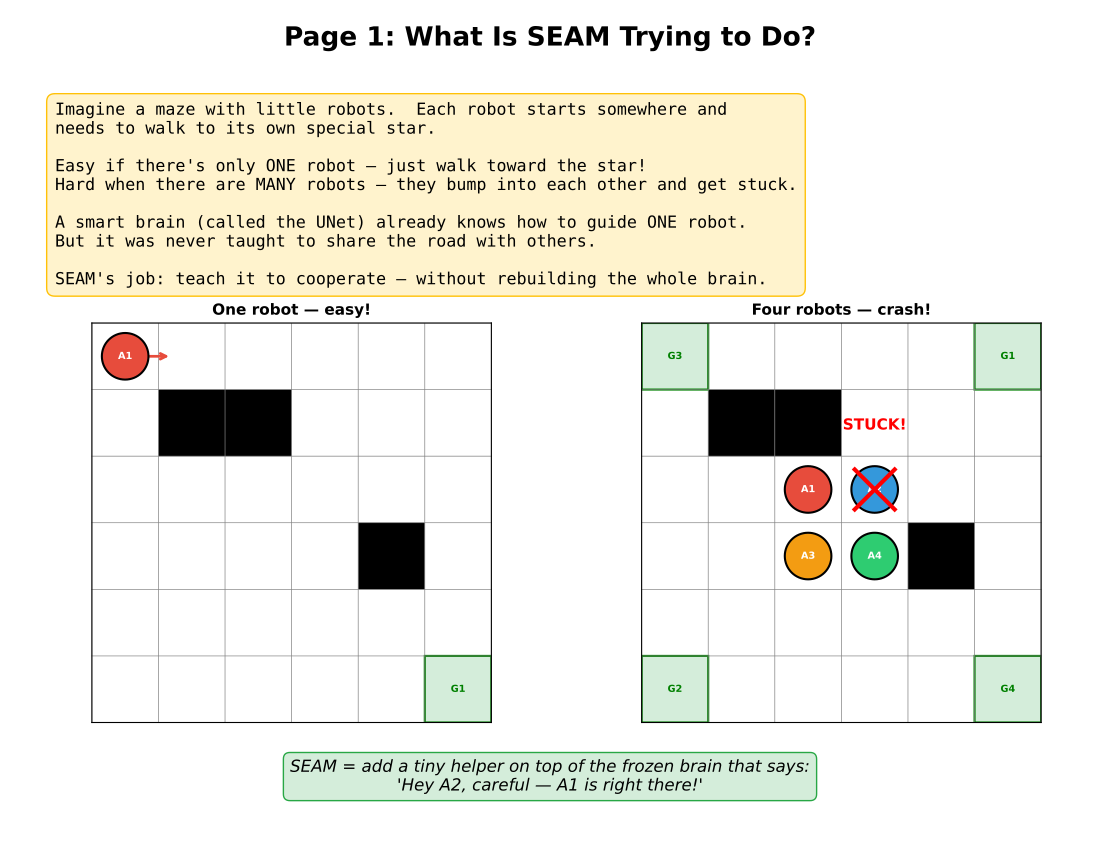

Write Python code to recreate this figure.
"""Generate an ELI4 illustrated PDF explaining how SEAM works end-to-end."""

import matplotlib
matplotlib.use("Agg")
import matplotlib.pyplot as plt
import matplotlib.patches as mpatches
import matplotlib.gridspec as gridspec
import numpy as np
from matplotlib.backends.backend_pdf import PdfPages


# ── Helpers ──────────────────────────────────────────────────────────────
def new_page(pdf, title, figsize=(11, 8.5)):
    fig = plt.figure(figsize=figsize)
    fig.suptitle(title, fontsize=19, fontweight="bold", y=0.97)
    return fig


def draw_grid(ax, H, W, walls=None, agents=None, goals=None, title="",
              heat=None, arrows=None):
    ax.set_xlim(-0.5, W - 0.5)
    ax.set_ylim(H - 0.5, -0.5)
    ax.set_aspect("equal")
    ax.set_title(title, fontsize=11, fontweight="bold")
    for r in range(H + 1):
        ax.axhline(r - 0.5, color="gray", lw=0.5)
    for c in range(W + 1):
        ax.axvline(c - 0.5, color="gray", lw=0.5)
    if heat is not None:
        vmax = max(heat.max(), 1e-9)
        for r in range(H):
            for c in range(W):
                v = heat[r, c] / vmax
                if v > 0:
                    ax.add_patch(plt.Rectangle(
                        (c - 0.5, r - 0.5), 1, 1,
                        fc=(1.0, 1.0 - v, 1.0 - v, 0.6), ec="none"))
    if walls:
        for (r, c) in walls:
            ax.add_patch(plt.Rectangle((c - 0.5, r - 0.5), 1, 1, fc="black"))
    if goals:
        for i, (r, c) in enumerate(goals):
            ax.add_patch(plt.Rectangle(
                (c - 0.5, r - 0.5), 1, 1, fc="#d4edda", ec="green", lw=1.5))
            ax.text(c, r, f"G{i+1}", ha="center", va="center",
                    fontsize=7, color="green", fontweight="bold")
    colors = ["#e74c3c", "#3498db", "#f39c12", "#2ecc71", "#9b59b6"]
    if agents:
        for i, (r, c) in enumerate(agents):
            col = colors[i % len(colors)]
            ax.add_patch(plt.Circle((c, r), 0.35, fc=col, ec="black", lw=1.5, zorder=5))
            ax.text(c, r, f"A{i+1}", ha="center", va="center",
                    fontsize=7, color="white", fontweight="bold", zorder=6)
    if arrows:
        for (r, c, dr, dc, col) in arrows:
            ax.annotate("", xy=(c + dc * 0.7, r + dr * 0.7),
                        xytext=(c, r),
                        arrowprops=dict(arrowstyle="->", color=col, lw=2))
    ax.set_xticks([])
    ax.set_yticks([])


def txt(fig, y, body, fc="#f8f9fa", ec="#6c757d", size=11):
    fig.text(0.05, y, body, fontsize=size, va="top", family="monospace",
             bbox=dict(boxstyle="round,pad=0.5", fc=fc, ec=ec))


# ═══════════════════════════════════════════════════════════════════════
#  PAGE 1 — THE BIG PICTURE
# ═══════════════════════════════════════════════════════════════════════
def page1_big_picture(pdf):
    fig = new_page(pdf, "Page 1: What Is SEAM Trying to Do?")

    txt(fig, 0.88,
        "Imagine a maze with little robots.  Each robot starts somewhere and\n"
        "needs to walk to its own special star.\n\n"
        "Easy if there's only ONE robot — just walk toward the star!\n"
        "Hard when there are MANY robots — they bump into each other and get stuck.\n\n"
        "A smart brain (called the UNet) already knows how to guide ONE robot.\n"
        "But it was never taught to share the road with others.\n\n"
        "SEAM's job: teach it to cooperate — without rebuilding the whole brain.",
        fc="#fff3cd", ec="#ffc107", size=12)

    gs = gridspec.GridSpec(1, 2, left=0.08, right=0.95,
                           bottom=0.15, top=0.62, wspace=0.35)

    ax1 = fig.add_subplot(gs[0, 0])
    draw_grid(ax1, 6, 6,
              walls=[(1, 1), (1, 2), (3, 4)],
              agents=[(0, 0)],
              goals=[(5, 5)],
              title="One robot — easy!",
              arrows=[(0, 0, 0, 1, "#e74c3c")])

    ax2 = fig.add_subplot(gs[0, 1])
    draw_grid(ax2, 6, 6,
              walls=[(1, 1), (1, 2), (3, 4)],
              agents=[(2, 2), (2, 3), (3, 2), (3, 3)],
              goals=[(0, 5), (5, 0), (0, 0), (5, 5)],
              title="Four robots — crash!")
    ax2.plot([2.7, 3.3], [1.7, 2.3], "r-", lw=3, zorder=10)
    ax2.plot([2.7, 3.3], [2.3, 1.7], "r-", lw=3, zorder=10)
    ax2.text(3, 1.1, "STUCK!", ha="center", fontsize=11,
             color="red", fontweight="bold")

    fig.text(0.5, 0.07,
             "SEAM = add a tiny helper on top of the frozen brain that says:\n"
             "'Hey A2, careful — A1 is right there!'",
             ha="center", fontsize=12, style="italic",
             bbox=dict(boxstyle="round,pad=0.4", fc="#d4edda", ec="#28a745"))

    pdf.savefig(fig)
    plt.close(fig)


# ═══════════════════════════════════════════════════════════════════════
#  PAGE 2 — WHAT THE BRAIN SEES (6-CHANNEL INPUT)
# ═══════════════════════════════════════════════════════════════════════
def page2_input_channels(pdf):
    fig = new_page(pdf, "Page 2: What the Brain Sees — 6 Layers of Information")

    txt(fig, 0.90,
        "Before a robot can decide where to move, it has to LOOK at the world.\n"
        "The world is given as 6 pictures stacked on top of each other — like 6\n"
        "transparencies on an overhead projector, each showing something different.",
        fc="#cce5ff", ec="#007bff", size=11)

    channels = [
        ("#2c3e50", "white",  "Ch 0\nWalls",
         "Black = wall\nWhite = free\n\n'Where can\nI go?'"),
        ("#e74c3c", "white",  "Ch 1\nRobot positions",
         "Each robot gets\na different number\n\n'Who is where?'"),
        ("#2ecc71", "white",  "Ch 2\nGoal positions",
         "Each robot's star\ngets its number\n\n'Where does\neach go?'"),
        ("#3498db", "white",  "Ch 3\nDistance to star",
         "Close = bright\nFar  = dark\n\n'How far am\nI from home?'"),
        ("#f39c12", "black",  "Ch 4\nDistance slope ↔",
         "Bright = goal is\nto the right\nDark = to the left\n\n'Which column?'"),
        ("#9b59b6", "white",  "Ch 5\nDistance slope ↕",
         "Bright = goal is\nbelow\nDark = above\n\n'Which row?'"),
    ]

    gs = gridspec.GridSpec(2, 3, left=0.05, right=0.98,
                           bottom=0.04, top=0.72, wspace=0.35, hspace=0.45)

    for idx, (bg, fg, title, note) in enumerate(channels):
        r, c = divmod(idx, 3)
        ax = fig.add_subplot(gs[r, c])
        ax.set_facecolor(bg)
        ax.set_xlim(0, 4); ax.set_ylim(0, 4)
        ax.set_title(title, fontsize=10, fontweight="bold", color=bg,
                     bbox=dict(fc="white", ec=bg, pad=2, boxstyle="round"))
        ax.text(2, 2.4, note, ha="center", va="center",
                fontsize=8.5, color=fg, family="monospace",
                multialignment="center")
        ax.set_xticks([]); ax.set_yticks([])
        for spine in ax.spines.values():
            spine.set_edgecolor(bg); spine.set_linewidth(2)

    pdf.savefig(fig)
    plt.close(fig)


# ═══════════════════════════════════════════════════════════════════════
#  PAGE 3 — THE FROZEN BRAIN (UNET)
# ═══════════════════════════════════════════════════════════════════════
def page3_unet(pdf):
    fig = new_page(pdf, "Page 3: The Frozen Brain — UNet")

    txt(fig, 0.88,
        "The UNet is a big neural network with 7.8 MILLION numbers inside it.\n"
        "Think of it as a very experienced navigator who has seen millions of mazes.\n\n"
        "It reads the 6-layer picture and outputs ONE thing:\n"
        "For EVERY single cell in the grid, 5 scores:\n\n"
        "   [Stay,  Go Right,  Go Left,  Go Up,  Go Down]\n\n"
        "Higher score = 'this direction is better from this cell.'\n\n"
        "We do NOT change the UNet.  It's frozen, like a textbook.\n"
        "SEAM only adds a thin sticky note on top.",
        fc="#cce5ff", ec="#007bff", size=11)

    gs = gridspec.GridSpec(1, 3, left=0.06, right=0.96,
                           bottom=0.12, top=0.60, wspace=0.4)

    # Input picture
    ax0 = fig.add_subplot(gs[0, 0])
    ax0.set_facecolor("#ecf0f1")
    ax0.text(0.5, 0.75, "6-layer\npicture", ha="center", va="center",
             fontsize=13, fontweight="bold", transform=ax0.transAxes)
    ax0.text(0.5, 0.35, "[6 × H × W]", ha="center", va="center",
             fontsize=10, family="monospace", transform=ax0.transAxes)
    ax0.set_title("INPUT", fontsize=11, fontweight="bold")
    ax0.set_xticks([]); ax0.set_yticks([])

    # Arrow
    fig.text(0.38, 0.35, "→", fontsize=30, ha="center", va="center")

    # UNet box
    ax1 = fig.add_subplot(gs[0, 1])
    ax1.set_facecolor("#007bff")
    ax1.text(0.5, 0.70, "UNet", ha="center", va="center",
             fontsize=18, fontweight="bold", color="white", transform=ax1.transAxes)
    ax1.text(0.5, 0.45, "7,800,000\nparameters", ha="center", va="center",
             fontsize=10, color="#cce5ff", family="monospace", transform=ax1.transAxes)
    ax1.text(0.5, 0.20, "FROZEN ❄️", ha="center", va="center",
             fontsize=10, color="#aed6f1", fontweight="bold", transform=ax1.transAxes)
    ax1.set_title("BRAIN", fontsize=11, fontweight="bold")
    ax1.set_xticks([]); ax1.set_yticks([])

    # Arrow
    fig.text(0.70, 0.35, "→", fontsize=30, ha="center", va="center")

    # Output
    ax2 = fig.add_subplot(gs[0, 2])
    ax2.set_facecolor("#ecf0f1")
    ax2.text(0.5, 0.75, "5 scores\nper cell", ha="center", va="center",
             fontsize=12, fontweight="bold", transform=ax2.transAxes)
    ax2.text(0.5, 0.40,
             "[5 × H × W]\n\nStay / Right\nLeft / Up\nDown",
             ha="center", va="center",
             fontsize=9, family="monospace", transform=ax2.transAxes)
    ax2.set_title("OUTPUT (raw logits)", fontsize=11, fontweight="bold")
    ax2.set_xticks([]); ax2.set_yticks([])

    txt(fig, 0.06,
        "Problem: UNet was trained alone — it ignores other robots.\n"
        "The scores it gives don't say 'but watch out, A2 is going left!'",
        fc="#f8d7da", ec="#dc3545", size=11)

    pdf.savefig(fig)
    plt.close(fig)


# ═══════════════════════════════════════════════════════════════════════
#  PAGE 4 — THE HELPER (HEURISTIC PHI)
# ═══════════════════════════════════════════════════════════════════════
def page4_heuristic_phi(pdf):
    fig = new_page(pdf, "Page 4: The Helper — Heuristic Phi (Traffic Sensor)")

    txt(fig, 0.89,
        "SEAM adds a HELPER that computes a 'danger score' (called phi, φ) for every robot.\n"
        "High φ = 'this robot is in a crowded or dangerous spot — others should avoid it.'\n"
        "Low  φ = 'this robot is fine, nothing special going on.'\n\n"
        "The helper uses THREE hand-crafted signals (no learning needed — pure math):",
        fc="#fff3cd", ec="#ffc107", size=11)

    boxes = [
        ("#e74c3c", "SIGNAL 1: Local Density",
         "Count how many other robots\n"
         "are within 3 steps of this robot.\n\n"
         "Many neighbors → high cost.\n"
         "Alone → low cost.\n\n"
         "Weight: 2.0\n\n"
         "Analogy: a crowded hallway\n"
         "vs. an empty one."),
        ("#f39c12", "SIGNAL 2: Bottleneck Score",
         "Some cells on the map are\n"
         "CHOKE POINTS — almost every\n"
         "path passes through them.\n\n"
         "Pre-computed once per map\n"
         "using graph betweenness.\n\n"
         "Weight: 3.0\n\n"
         "Analogy: a narrow bridge\n"
         "everyone must cross."),
        ("#3498db", "SIGNAL 3: Direction Conflict",
         "Is another robot walking\n"
         "straight toward THIS robot?\n\n"
         "If yes → head-on collision\n"
         "risk → raise the cost!\n\n"
         "Weight: 5.0\n\n"
         "Analogy: two cars on a\n"
         "one-lane road facing each\n"
         "other."),
    ]

    gs = gridspec.GridSpec(1, 3, left=0.04, right=0.98,
                           bottom=0.08, top=0.68, wspace=0.3)

    for idx, (col, title, body) in enumerate(boxes):
        ax = fig.add_subplot(gs[0, idx])
        ax.set_facecolor(col)
        ax.text(0.5, 0.92, title, ha="center", va="top",
                fontsize=10, fontweight="bold", color="white",
                transform=ax.transAxes, wrap=True)
        ax.text(0.5, 0.68, body, ha="center", va="top",
                fontsize=9, color="white", family="monospace",
                transform=ax.transAxes, multialignment="center")
        ax.set_xticks([]); ax.set_yticks([])

    fig.text(0.5, 0.03,
             "φᵢ  =  2.0 × density  +  3.0 × bottleneck  +  5.0 × conflict",
             ha="center", fontsize=13, fontweight="bold", family="monospace",
             bbox=dict(boxstyle="round,pad=0.5", fc="#e2e3e5", ec="#333"))

    pdf.savefig(fig)
    plt.close(fig)


# ═══════════════════════════════════════════════════════════════════════
#  PAGE 5 — COST SHAPING: BENDING THE BRAIN'S SCORES
# ═══════════════════════════════════════════════════════════════════════
def page5_cost_shaping(pdf):
    fig = new_page(pdf, "Page 5: Cost Shaping — How the Helper Bends the Brain's Scores")

    txt(fig, 0.89,
        "The UNet gives raw scores.  The helper gives a danger number φ per robot.\n"
        "Cost shaping COMBINES them:\n\n"
        "   shaped_score[robot, action]  =  UNet_score  −  penalty\n\n"
        "   penalty = sum over nearby robots j of:  weight(dist) × φⱼ\n"
        "   weight(dist) = max(0,  (radius+1 − dist) / (radius+1))\n\n"
        "   dist=0 → weight=1.0    dist=1 → weight=0.67    dist=2 → weight=0.33\n\n"
        "If robot A1 is thinking about going RIGHT and A2 (φ=4.0) is 1 step to the right:\n"
        "   penalty ≈ 0.67 × 4.0 = 2.68 subtracted from the 'go right' score.\n"
        "   The 'go up' score is untouched.  So A1 will probably go up instead. ✓",
        fc="#d4edda", ec="#28a745", size=11)

    # Visual grid showing penalty reaching out
    gs = gridspec.GridSpec(1, 2, left=0.05, right=0.95,
                           bottom=0.09, top=0.55, wspace=0.35)

    ax1 = fig.add_subplot(gs[0, 0])
    H, W = 7, 7
    heat = np.zeros((H, W))
    dest = (3, 4)
    for dr in range(-2, 3):
        for dc in range(-2, 3):
            r2, c2 = dest[0] + dr, dest[1] + dc
            if 0 <= r2 < H and 0 <= c2 < W:
                d = max(abs(dr), abs(dc))
                heat[r2, c2] = max(0, (3 - d) / 3)
    draw_grid(ax1, H, W,
              agents=[(3, 3)],
              title="A1 thinking about going RIGHT\n(destination = orange cell)",
              heat=heat)
    ax1.add_patch(plt.Rectangle((3.5, 2.5), 1, 1,
                                fc="none", ec="orange", lw=3, ls="--", zorder=7))
    ax1.text(4, 3, "dest", ha="center", va="center",
             fontsize=7, color="darkorange", fontweight="bold", zorder=8)
    ax1.add_patch(plt.Circle((5, 3), 0.3, fc="#3498db", ec="black", lw=1.5, zorder=5))
    ax1.text(5, 3, "A2", ha="center", va="center",
             fontsize=7, color="white", fontweight="bold", zorder=6)
    ax1.text(5, 3.55, "φ=4.0", ha="center", fontsize=8,
             color="#3498db", fontweight="bold")

    ax2 = fig.add_subplot(gs[0, 1])
    actions = ["Stay", "Right", "Left", "Up", "Down"]
    raw     = [1.2,    2.5,   0.8,   1.8,  0.6]
    shaped  = [1.2,    2.5 - 0.67 * 4.0,  0.8,  1.8, 0.6]
    x = np.arange(len(actions))
    w = 0.35
    ax2.bar(x - w/2, raw,    w, label="Raw UNet score",    color="#007bff", alpha=0.85)
    ax2.bar(x + w/2, shaped, w, label="After shaping",     color="#28a745", alpha=0.85)
    ax2.set_xticks(x); ax2.set_xticklabels(actions, fontsize=9)
    ax2.set_ylabel("Score", fontsize=9)
    ax2.set_title("Scores before & after shaping\n(A2 with φ=4.0 is 1 step right of dest)",
                  fontsize=10, fontweight="bold")
    ax2.legend(fontsize=8)
    ax2.axhline(0, color="black", lw=0.8)
    ax2.annotate("'Right' score\ndropped a lot!", xy=(1 + w/2, shaped[1]),
                 xytext=(2.3, 2.0),
                 arrowprops=dict(arrowstyle="->", color="red"),
                 fontsize=9, color="red", fontweight="bold")

    pdf.savefig(fig)
    plt.close(fig)


# ═══════════════════════════════════════════════════════════════════════
#  PAGE 6 — PPO: LEARNING FROM EXPERIENCE
# ═══════════════════════════════════════════════════════════════════════
def page6_ppo(pdf):
    fig = new_page(pdf, "Page 6: PPO — Learning From Experience")

    txt(fig, 0.89,
        "The heuristic phi uses fixed math.  But we can also LEARN better weights.\n"
        "PPO (Proximal Policy Optimization) is a technique for training by trial and error:\n\n"
        "  1. Let the robots run around the maze for a while  (ROLLOUT)\n"
        "  2. Give rewards: +1 when a robot reaches its star, -small every step\n"
        "  3. Ask: which decisions led to good outcomes?  (GAE — see below)\n"
        "  4. Nudge the policy a tiny bit toward those decisions  (UPDATE)\n"
        "  5. Repeat thousands of times\n\n"
        "We train TWO things with PPO:\n"
        "  • Policy (action scores) — the shaped UNet + fine-tuned top layers\n"
        "  • Value head — a tiny MLP that predicts 'how good is this situation?'",
        fc="#f8d7da", ec="#dc3545", size=11)

    txt(fig, 0.40,
        "GAE — Generalized Advantage Estimation  (γ=0.99, λ=0.95)\n"
        "━━━━━━━━━━━━━━━━━━━━━━━━━━━━━━━━━━━━━━━━━━━━━━━━━━━━━━━\n"
        "'Did this action turn out better or worse than I expected?'\n\n"
        "  advantage = (actual reward I got) − (what the value head predicted)\n\n"
        "  γ=0.99: care about future rewards almost as much as immediate ones\n"
        "  λ=0.95: balance between short-horizon accuracy and long-horizon reach\n\n"
        "  Positive advantage → do this action MORE often\n"
        "  Negative advantage → do this action LESS often",
        fc="#e2e3e5", ec="#6c757d", size=11)

    txt(fig, 0.12,
        "PPO clip (ε=0.2):  Never change the policy too much in one step.\n"
        "Like saying 'improve yourself, but don't completely reinvent yourself overnight.'",
        fc="#fff3cd", ec="#ffc107", size=11)

    pdf.savefig(fig)
    plt.close(fig)


# ═══════════════════════════════════════════════════════════════════════
#  PAGE 7 — CURRICULUM LEARNING
# ═══════════════════════════════════════════════════════════════════════
def page7_curriculum(pdf):
    fig = new_page(pdf, "Page 7: Curriculum Learning — Start Easy, Get Harder")

    txt(fig, 0.89,
        "We don't throw the robots into the hardest level immediately.\n"
        "Like a video game, we start EASY and get HARDER when they're ready.\n\n"
        "We measure readiness with ISR — Individual Success Rate:\n"
        "  ISR = (number of robots that reached their star) / (total robots)\n\n"
        "When ISR >= 0.50 (50% success), we move to the next level.",
        fc="#cce5ff", ec="#007bff", size=12)

    gs = gridspec.GridSpec(1, 3, left=0.04, right=0.98,
                           bottom=0.22, top=0.70, wspace=0.3)

    stages = [
        ("#2ecc71",  "Stage 1",  "4 robots",  "16×16 map",  "128 steps",  "ISR ≥ 0.50 → next"),
        ("#f39c12",  "Stage 2",  "8 robots",  "16×16 map",  "192 steps",  "ISR ≥ 0.50 → next"),
        ("#e74c3c",  "Stage 3", "16 robots",  "32×32 map",  "256 steps",  "Final stage"),
    ]

    for idx, (col, stage, agents, msize, steps, cond) in enumerate(stages):
        ax = fig.add_subplot(gs[0, idx])
        ax.set_facecolor(col)
        ax.text(0.5, 0.88, stage, ha="center", va="top",
                fontsize=16, fontweight="bold", color="white",
                transform=ax.transAxes)
        for i, line in enumerate([agents, msize, steps, "", cond]):
            ax.text(0.5, 0.68 - i * 0.14, line, ha="center", va="top",
                    fontsize=10, color="white", family="monospace",
                    transform=ax.transAxes)
        ax.set_xticks([]); ax.set_yticks([])

    # Arrow between stages
    fig.text(0.355, 0.45, "→", fontsize=28, ha="center", va="center", color="#555")
    fig.text(0.645, 0.45, "→", fontsize=28, ha="center", va="center", color="#555")

    txt(fig, 0.12,
        "Why curriculum?\n"
        "If you start with 16 robots on a big map, the reward signal is so noisy\n"
        "that the model barely learns anything.  Starting small makes learning stable.",
        fc="#d4edda", ec="#28a745", size=11)

    pdf.savefig(fig)
    plt.close(fig)


# ═══════════════════════════════════════════════════════════════════════
#  PAGE 8 — DIAGNOSTIC PHASE
# ═══════════════════════════════════════════════════════════════════════
def page8_diagnostic(pdf):
    fig = new_page(pdf, "Page 8: Before Training — Diagnosing the Problem")

    txt(fig, 0.89,
        "Before fixing anything, we first PROVE that the problem actually exists.\n"
        "We run the frozen UNet on many maps and log every decision it makes.\n\n"
        "Then we ask five questions:",
        fc="#fff3cd", ec="#ffc107", size=12)

    questions = [
        ("Q1", "Does the UNet disagree with the expert (LaCAM) MORE\n"
               "when there are more robots nearby?\n"
               "→ Measures: does density predict mistakes?"),
        ("Q2", "Where on the map do mistakes cluster?\n"
               "→ Spatial heatmap of errors.\n"
               "→ Do errors bunch near chokepoints?"),
        ("Q3", "Do cells with high 'betweenness' (bottlenecks) have\n"
               "more mistakes than open cells?\n"
               "→ Confirms bottleneck hypothesis."),
        ("Q4", "Can density ALONE predict whether the UNet will\n"
               "make a mistake?  (AUC of logistic regression)\n"
               "→ AUC > 0.6 confirms density matters."),
        ("Q5", "Is there systematic directional conflict?\n"
               "Do two robots often 'want' the same cell at the same time?\n"
               "→ Measures head-on collision rate."),
    ]

    for i, (label, body) in enumerate(questions):
        y = 0.74 - i * 0.135
        fc = "#d4edda" if i % 2 == 0 else "#cce5ff"
        ec = "#28a745" if i % 2 == 0 else "#007bff"
        fig.text(0.05, y, f"{label}: {body}", fontsize=10, va="top",
                 family="monospace",
                 bbox=dict(boxstyle="round,pad=0.4", fc=fc, ec=ec))

    txt(fig, 0.04,
        "All five analyses are implemented in diagnostic.ipynb (Colab) and\n"
        "diagnostic_local.ipynb (local).  Results go into results/diagnostic_report.tex.",
        fc="#e2e3e5", ec="#6c757d", size=10)

    pdf.savefig(fig)
    plt.close(fig)


# ═══════════════════════════════════════════════════════════════════════
#  PAGE 9 — FULL PIPELINE AT A GLANCE
# ═══════════════════════════════════════════════════════════════════════
def page9_pipeline(pdf):
    fig = new_page(pdf, "Page 9: The Full Pipeline at a Glance")

    steps = [
        ("#2c3e50", "white",
         "ENVIRONMENT  (envs/pogema_railgun_env.py)",
         "Grid world.  Produces the 6-layer picture every step.\n"
         "Runs up to 256 steps per episode."),
        ("#007bff", "white",
         "FROZEN UNet  (pretrained RAILGUN checkpoint)",
         "Reads the 6-layer picture.\n"
         "Outputs 5 raw scores per cell.  Never updated."),
        ("#f39c12", "black",
         "HEURISTIC PHI  (tools/heuristic_cost.py)",
         "Computes φ per robot from density + bottleneck + conflict.\n"
         "Subtracts proximity-weighted penalty from the raw UNet scores."),
        ("#28a745", "white",
         "ACTION SAMPLING  (train_rl.py)",
         "Each robot picks its action from the shaped scores.\n"
         "Stochastic during training, greedy during evaluation."),
        ("#e74c3c", "white",
         "PPO UPDATE  (train_rl.py — ppo_update())",
         "Collect T-step rollout → compute GAE → update policy + value head.\n"
         "Gradient clipping at 0.5.  Entropy bonus 0.01 keeps exploration alive."),
        ("#9b59b6", "white",
         "CURRICULUM CHECK  (train_rl.py — evaluate_isr())",
         "Every eval_interval: measure ISR.  Save checkpoint if improved.\n"
         "Advance to next curriculum stage when ISR ≥ threshold."),
    ]

    for i, (bg, fg, title, body) in enumerate(steps):
        y = 0.86 - i * 0.132
        fig.text(0.05, y,
                 f"{'─'*3} {title}\n    {body}",
                 fontsize=9.5, va="top", family="monospace",
                 bbox=dict(boxstyle="round,pad=0.4", fc=bg, ec="black"))
        fig.texts[-1].set_color(fg)
        if i < len(steps) - 1:
            fig.text(0.075, y - 0.025, "↓", fontsize=14, color="#555")

    pdf.savefig(fig)
    plt.close(fig)


# ═══════════════════════════════════════════════════════════════════════
#  PAGE 10 — KEY NUMBERS AND VOCAB CHEATSHEET
# ═══════════════════════════════════════════════════════════════════════
def page10_cheatsheet(pdf):
    fig = new_page(pdf, "Page 10: Key Numbers & Vocab Cheatsheet")

    txt(fig, 0.89,
        "VOCAB\n"
        "─────\n"
        "UNet         Big frozen brain (7.8M params).  Reads map, gives direction scores.\n"
        "Phi (φ)      Danger number per robot.  High = congested / bottleneck / conflict.\n"
        "Cost shaping Subtract a φ-based penalty from UNet scores before picking action.\n"
        "PPO          Trial-and-error training algorithm.\n"
        "GAE          Method to figure out which decisions were actually good ones.\n"
        "ISR          Individual Success Rate = how many robots reached their star.\n"
        "Curriculum   Train easy first, get harder when ISR passes 50%.",
        fc="#e2e3e5", ec="#6c757d", size=11)

    txt(fig, 0.53,
        "KEY NUMBERS\n"
        "───────────\n"
        "7,800,000   Parameters in the frozen UNet backbone\n"
        "6           Input channels per cell (walls, agents, goals, dist, grad_x, grad_y)\n"
        "5           Actions per robot  (stay, right, left, up, down)\n"
        "3           Phi signals  (density ×2.0, bottleneck ×3.0, conflict ×5.0)\n"
        "2           Proximity radius for cost shaping (L-inf distance)\n"
        "3           Curriculum stages  (4 → 8 → 16 robots)\n"
        "0.50        ISR threshold to advance curriculum stage\n"
        "0.99        γ  — how much we care about future rewards\n"
        "0.95        λ  — GAE balance between short/long horizon\n"
        "0.20        PPO clip ε  — maximum policy change per step\n"
        "3e-5        Learning rate",
        fc="#fff3cd", ec="#ffc107", size=11)

    txt(fig, 0.11,
        "To run training:   python train_rl.py --config configs/rl_ppo.yaml\n"
        "To generate PDFs:  python docs/seam_explained.py",
        fc="#d4edda", ec="#28a745", size=11)

    pdf.savefig(fig)
    plt.close(fig)


# ═══════════════════════════════════════════════════════════════════════
#  MAIN
# ═══════════════════════════════════════════════════════════════════════
def main():
    import os
    out_path = os.path.join(os.path.dirname(__file__), "seam_explained.pdf")
    with PdfPages(out_path) as pdf:
        page1_big_picture(pdf)
        page2_input_channels(pdf)
        page3_unet(pdf)
        page4_heuristic_phi(pdf)
        page5_cost_shaping(pdf)
        page6_ppo(pdf)
        page7_curriculum(pdf)
        page8_diagnostic(pdf)
        page9_pipeline(pdf)
        page10_cheatsheet(pdf)
    print(f"PDF saved to {out_path}")


if __name__ == "__main__":
    main()
